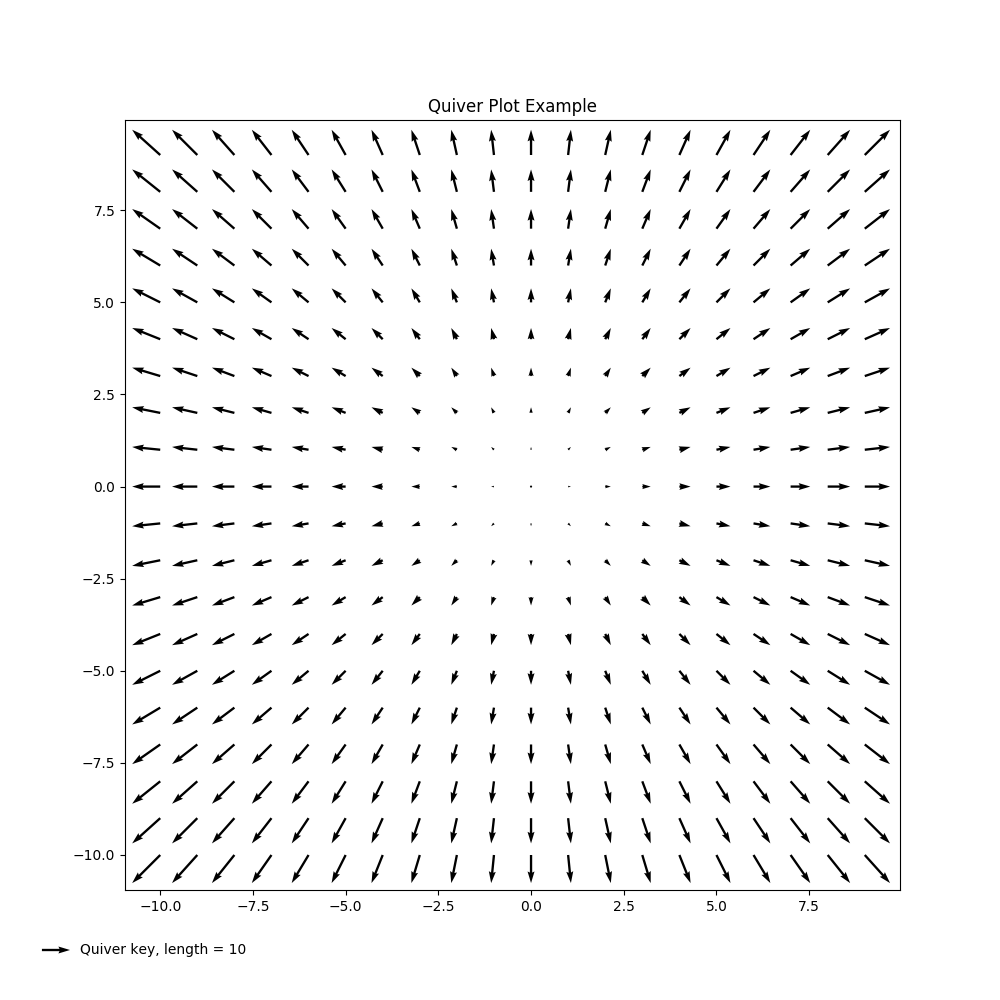

Reproduce this figure in Julia.
# pyplot_quiverplot.jl
#
#	Demonstrate Quiver Plots
#
# gizmaa (https://gist.github.com/gizmaa/7214002)
# Julia 0.6.0
# Created: 10.10.17
# Last Edit: 10.10.17

# http://matplotlib.org/gallery/images_contours_and_fields/quiver_simple_demo.html#sphx-glr-gallery-images-contours-and-fields-quiver-simple-demo-py

# Note: See the following link for more information on the quiverkey parameters
#	http://matplotlib.org/api/_as_gen/matplotlib.pyplot.quiverkey.html?highlight=quiverkey#matplotlib.pyplot.quiverkey

using PyPlot

###################
##  Create Data  ##
###################
R = -10:1:9
X = [R;]'
Y = [R;]'
U = repmat([R;]',length(X))
V = repmat([R;],1,length(Y))

###################
##  Quiver Plot  ##
###################
fig = figure("pyplot_quiverplot",figsize=(10,10))
q = quiver(X,Y,U,V)
ax = gca()
ax[:quiverkey](q,X=0.07,Y = 0.05, U = 10,coordinates="figure", label="Quiver key, length = 10",labelpos = "E")
title("Quiver Plot Example")
